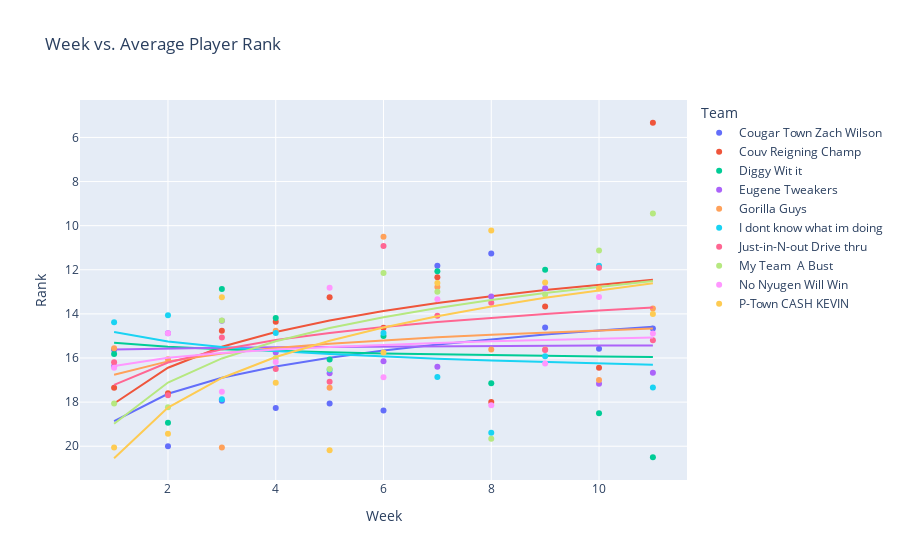

Notebook code for this chart:
### Code cell
import plotly.io as pio
pio.renderersplot = px.scatter(test_df, x = 'Week', y = 'Projected_Points', color = 'Team', title='Week vs. Average Projected Points')
plot.update_yaxes(autorange = 'reversed')
plot.show()

### Figure 1 — Plotly figure (JSON) as saved in the notebook; plotly's stock layout.template omitted (floating-point values rounded to 4 significant figures)
{"data": [{"hovertemplate": "Team=Cougar Town Zach Wilson<br>Week=%{x}<br>Rank=%{y}<extra></extra>", "legendgroup": "Cougar Town Zach Wilson", "marker": {"color": "#636efa", "symbol": "circle"}, "mode": "markers", "name": "Cougar Town Zach Wilson", "orientation": "v", "showlegend": true, "type": "scatter", "x": [1, 2, 3, 4, 5, 6, 7, 8, 9, 10, 11], "xaxis": "x", "y": [15.62, 20, 17.94, 18.27, 18.06, 18.38, 11.81, 11.27, 14.62, 15.58, 14.67], "yaxis": "y"}, {"hovertemplate": "<b>OLS trendline</b><br>Rank = -4.10918 * log10(Week) + 18.8587<br>R<sup>2</sup>=0.224581<br><br>Team=Cougar Town Zach Wilson<br>Week=%{x}<br>Rank=%{y} <b>(trend)</b><extra></extra>", "legendgroup": "Cougar Town Zach Wilson", "marker": {"color": "#636efa", "symbol": "circle"}, "mode": "lines", "name": "Cougar Town Zach Wilson", "showlegend": false, "type": "scatter", "x": [1, 2, 3, 4, 5, 6, 7, 8, 9, 10, 11], "xaxis": "x", "y": [18.86, 17.62, 16.9, 16.38, 15.99, 15.66, 15.39, 15.15, 14.94, 14.75, 14.58], "yaxis": "y"}, {"hovertemplate": "Team=Couv Reigning Champ<br>Week=%{x}<br>Rank=%{y}<extra></extra>", "legendgroup": "Couv Reigning Champ", "marker": {"color": "#EF553B", "symbol": "circle"}, "mode": "markers", "name": "Couv Reigning Champ", "orientation": "v", "showlegend": true, "type": "scatter", "x": [1, 2, 3, 4, 5, 6, 7, 8, 9, 10, 11], "xaxis": "x", "y": [17.35, 17.6, 14.76, 14.35, 13.25, 14.62, 12.33, 18, 13.67, 16.44, 5.333], "yaxis": "y"}, {"hovertemplate": "<b>OLS trendline</b><br>Rank = -5.39072 * log10(Week) + 18.0636<br>R<sup>2</sup>=0.244262<br><br>Team=Couv Reigning Champ<br>Week=%{x}<br>Rank=%{y} <b>(trend)</b><extra></extra>", "legendgroup": "Couv Reigning Champ", "marker": {"color": "#EF553B", "symbol": "circle"}, "mode": "lines", "name": "Couv Reigning Champ", "showlegend": false, "type": "scatter", "x": [1, 2, 3, 4, 5, 6, 7, 8, 9, 10, 11], "xaxis": "x", "y": [18.06, 16.44, 15.49, 14.82, 14.3, 13.87, 13.51, 13.2, 12.92, 12.67, 12.45], "yaxis": "y"}, {"hovertemplate": "Team=Diggy Wit it<br>Week=%{x}<br>Rank=%{y}<extra></extra>", "legendgroup": "Diggy Wit it", "marker": {"color": "#00cc96", "symbol": "circle"}, "mode": "markers", "name": "Diggy Wit it", "orientation": "v", "showlegend": true, "type": "scatter", "x": [1, 2, 3, 4, 5, 6, 7, 8, 9, 10, 11], "xaxis": "x", "y": [15.82, 18.94, 12.87, 14.19, 16.06, 15, 12.07, 17.14, 12, 18.5, 20.5], "yaxis": "y"}, {"hovertemplate": "<b>OLS trendline</b><br>Rank = 0.623612 * log10(Week) + 15.305<br>R<sup>2</sup>=0.005011<br><br>Team=Diggy Wit it<br>Week=%{x}<br>Rank=%{y} <b>(trend)</b><extra></extra>", "legendgroup": "Diggy Wit it", "marker": {"color": "#00cc96", "symbol": "circle"}, "mode": "lines", "name": "Diggy Wit it", "showlegend": false, "type": "scatter", "x": [1, 2, 3, 4, 5, 6, 7, 8, 9, 10, 11], "xaxis": "x", "y": [15.31, 15.49, 15.6, 15.68, 15.74, 15.79, 15.83, 15.87, 15.9, 15.93, 15.95], "yaxis": "y"}, {"hovertemplate": "Team=Eugene Tweakers<br>Week=%{x}<br>Rank=%{y}<extra></extra>", "legendgroup": "Eugene Tweakers", "marker": {"color": "#ab63fa", "symbol": "circle"}, "mode": "markers", "name": "Eugene Tweakers", "orientation": "v", "showlegend": true, "type": "scatter", "x": [1, 2, 3, 4, 5, 6, 7, 8, 9, 10, 11], "xaxis": "x", "y": [16.38, 14.88, 14.31, 15.75, 16.69, 16.14, 16.4, 13.21, 12.83, 17.17, 16.67], "yaxis": "y"}, {"hovertemplate": "<b>OLS trendline</b><br>Rank = -0.179471 * log10(Week) + 15.6171<br>R<sup>2</sup>=0.001552<br><br>Team=Eugene Tweakers<br>Week=%{x}<br>Rank=%{y} <b>(trend)</b><extra></extra>", "legendgroup": "Eugene Tweakers", "marker": {"color": "#ab63fa", "symbol": "circle"}, "mode": "lines", "name": "Eugene Tweakers", "showlegend": false, "type": "scatter", "x": [1, 2, 3, 4, 5, 6, 7, 8, 9, 10, 11], "xaxis": "x", "y": [15.62, 15.56, 15.53, 15.51, 15.49, 15.48, 15.47, 15.46, 15.45, 15.44, 15.43], "yaxis": "y"}, {"hovertemplate": "Team=Gorilla Guys<br>Week=%{x}<br>Rank=%{y}<extra></extra>", "legendgroup": "Gorilla Guys", "marker": {"color": "#FFA15A", "symbol": "circle"}, "mode": "markers", "name": "Gorilla Guys", "orientation": "v", "showlegend": true, "type": "scatter", "x": [1, 2, 3, 4, 5, 6, 7, 8, 9, 10, 11], "xaxis": "x", "y": [15.56, 16.06, 20.06, 14.76, 17.35, 10.5, 12.79, 15.62, 15.62, 17, 13.75], "yaxis": "y"}, {"hovertemplate": "<b>OLS trendline</b><br>Rank = -2.01005 * log10(Week) + 16.7585<br>R<sup>2</sup>=0.067593<br><br>Team=Gorilla Guys<br>Week=%{x}<br>Rank=%{y} <b>(trend)</b><extra></extra>", "legendgroup": "Gorilla Guys", "marker": {"color": "#FFA15A", "symbol": "circle"}, "mode": "lines", "name": "Gorilla Guys", "showlegend": false, "type": "scatter", "x": [1, 2, 3, 4, 5, 6, 7, 8, 9, 10, 11], "xaxis": "x", "y": [16.76, 16.15, 15.8, 15.55, 15.35, 15.19, 15.06, 14.94, 14.84, 14.75, 14.67], "yaxis": "y"}, {"hovertemplate": "Team=I dont know what im doing<br>Week=%{x}<br>Rank=%{y}<extra></extra>", "legendgroup": "I dont know what im doing", "marker": {"color": "#19d3f3", "symbol": "circle"}, "mode": "markers", "name": "I dont know what im doing", "orientation": "v", "showlegend": true, "type": "scatter", "x": [1, 2, 3, 4, 5, 6, 7, 8, 9, 10, 11], "xaxis": "x", "y": [14.38, 14.06, 17.87, 14.87, 16.53, 14.87, 16.87, 19.38, 15.92, 11.82, 17.33], "yaxis": "y"}, {"hovertemplate": "<b>OLS trendline</b><br>Rank = 1.4245 * log10(Week) + 14.8244<br>R<sup>2</sup>=0.048504<br><br>Team=I dont know what im doing<br>Week=%{x}<br>Rank=%{y} <b>(trend)</b><extra></extra>", "legendgroup": "I dont know what im doing", "marker": {"color": "#19d3f3", "symbol": "circle"}, "mode": "lines", "name": "I dont know what im doing", "showlegend": false, "type": "scatter", "x": [1, 2, 3, 4, 5, 6, 7, 8, 9, 10, 11], "xaxis": "x", "y": [14.82, 15.25, 15.5, 15.68, 15.82, 15.93, 16.03, 16.11, 16.18, 16.25, 16.31], "yaxis": "y"}, {"hovertemplate": "Team=Just-in-N-out Drive thru<br>Week=%{x}<br>Rank=%{y}<extra></extra>", "legendgroup": "Just-in-N-out Drive thru", "marker": {"color": "#FF6692", "symbol": "circle"}, "mode": "markers", "name": "Just-in-N-out Drive thru", "orientation": "v", "showlegend": true, "type": "scatter", "x": [1, 2, 3, 4, 5, 6, 7, 8, 9, 10, 11], "xaxis": "x", "y": [16.19, 17.69, 15.07, 16.5, 17.08, 10.92, 14.08, 13.5, 15.64, 11.91, 15.2], "yaxis": "y"}, {"hovertemplate": "<b>OLS trendline</b><br>Rank = -3.37286 * log10(Week) + 17.2189<br>R<sup>2</sup>=0.266063<br><br>Team=Just-in-N-out Drive thru<br>Week=%{x}<br>Rank=%{y} <b>(trend)</b><extra></extra>", "legendgroup": "Just-in-N-out Drive thru", "marker": {"color": "#FF6692", "symbol": "circle"}, "mode": "lines", "name": "Just-in-N-out Drive thru", "showlegend": false, "type": "scatter", "x": [1, 2, 3, 4, 5, 6, 7, 8, 9, 10, 11], "xaxis": "x", "y": [17.22, 16.2, 15.61, 15.19, 14.86, 14.59, 14.37, 14.17, 14.0, 13.85, 13.71], "yaxis": "y"}, {"hovertemplate": "Team=My Team  A Bust<br>Week=%{x}<br>Rank=%{y}<extra></extra>", "legendgroup": "My Team  A Bust", "marker": {"color": "#B6E880", "symbol": "circle"}, "mode": "markers", "name": "My Team  A Bust", "orientation": "v", "showlegend": true, "type": "scatter", "x": [1, 2, 3, 4, 5, 6, 7, 8, 9, 10, 11], "xaxis": "x", "y": [18.06, 18.24, 14.29, 16, 16.5, 12.14, 13, 19.67, 13.12, 11.12, 9.444], "yaxis": "y"}, {"hovertemplate": "<b>OLS trendline</b><br>Rank = -6.21333 * log10(Week) + 18.9837<br>R<sup>2</sup>=0.381907<br><br>Team=My Team  A Bust<br>Week=%{x}<br>Rank=%{y} <b>(trend)</b><extra></extra>", "legendgroup": "My Team  A Bust", "marker": {"color": "#B6E880", "symbol": "circle"}, "mode": "lines", "name": "My Team  A Bust", "showlegend": false, "type": "scatter", "x": [1, 2, 3, 4, 5, 6, 7, 8, 9, 10, 11], "xaxis": "x", "y": [18.98, 17.11, 16.02, 15.24, 14.64, 14.15, 13.73, 13.37, 13.05, 12.77, 12.51], "yaxis": "y"}, {"hovertemplate": "Team=No Nyugen Will Win<br>Week=%{x}<br>Rank=%{y}<extra></extra>", "legendgroup": "No Nyugen Will Win", "marker": {"color": "#FF97FF", "symbol": "circle"}, "mode": "markers", "name": "No Nyugen Will Win", "orientation": "v", "showlegend": true, "type": "scatter", "x": [1, 2, 3, 4, 5, 6, 7, 8, 9, 10, 11], "xaxis": "x", "y": [16.44, 14.88, 17.53, 16.18, 12.81, 16.88, 13.33, 18.14, 16.25, 13.23, 14.89], "yaxis": "y"}, {"hovertemplate": "<b>OLS trendline</b><br>Rank = -1.23573 * log10(Week) + 16.3593<br>R<sup>2</sup>=0.048879<br><br>Team=No Nyugen Will Win<br>Week=%{x}<br>Rank=%{y} <b>(trend)</b><extra></extra>", "legendgroup": "No Nyugen Will Win", "marker": {"color": "#FF97FF", "symbol": "circle"}, "mode": "lines", "name": "No Nyugen Will Win", "showlegend": false, "type": "scatter", "x": [1, 2, 3, 4, 5, 6, 7, 8, 9, 10, 11], "xaxis": "x", "y": [16.36, 15.99, 15.77, 15.62, 15.5, 15.4, 15.31, 15.24, 15.18, 15.12, 15.07], "yaxis": "y"}, {"hovertemplate": "Team=P-Town CASH KEVIN<br>Week=%{x}<br>Rank=%{y}<extra></extra>", "legendgroup": "P-Town CASH KEVIN", "marker": {"color": "#FECB52", "symbol": "circle"}, "mode": "markers", "name": "P-Town CASH KEVIN", "orientation": "v", "showlegend": true, "type": "scatter", "x": [1, 2, 3, 4, 5, 6, 7, 8, 9, 10, 11], "xaxis": "x", "y": [20.06, 19.44, 13.25, 17.12, 20.19, 15.75, 12.6, 10.21, 12.57, 12.85, 14], "yaxis": "y"}, {"hovertemplate": "<b>OLS trendline</b><br>Rank = -7.61761 * log10(Week) + 20.5406<br>R<sup>2</sup>=0.507516<br><br>Team=P-Town CASH KEVIN<br>Week=%{x}<br>Rank=%{y} <b>(trend)</b><extra></extra>", "legendgroup": "P-Town CASH KEVIN", "marker": {"color": "#FECB52", "symbol": "circle"}, "mode": "lines", "name": "P-Town CASH KEVIN", "showlegend": false, "type": "scatter", "x": [1, 2, 3, 4, 5, 6, 7, 8, 9, 10, 11], "xaxis": "x", "y": [20.54, 18.25, 16.91, 15.95, 15.22, 14.61, 14.1, 13.66, 13.27, 12.92, 12.61], "yaxis": "y"}], "layout": {"legend": {"title": {"text": "Team"}, "tracegroupgap": 0}, "title": {"text": "Week vs. Average Player Rank"}, "xaxis": {"anchor": "y", "domain": [0, 1], "title": {"text": "Week"}}, "yaxis": {"anchor": "x", "autorange": "reversed", "domain": [0, 1], "title": {"text": "Rank"}}}}
